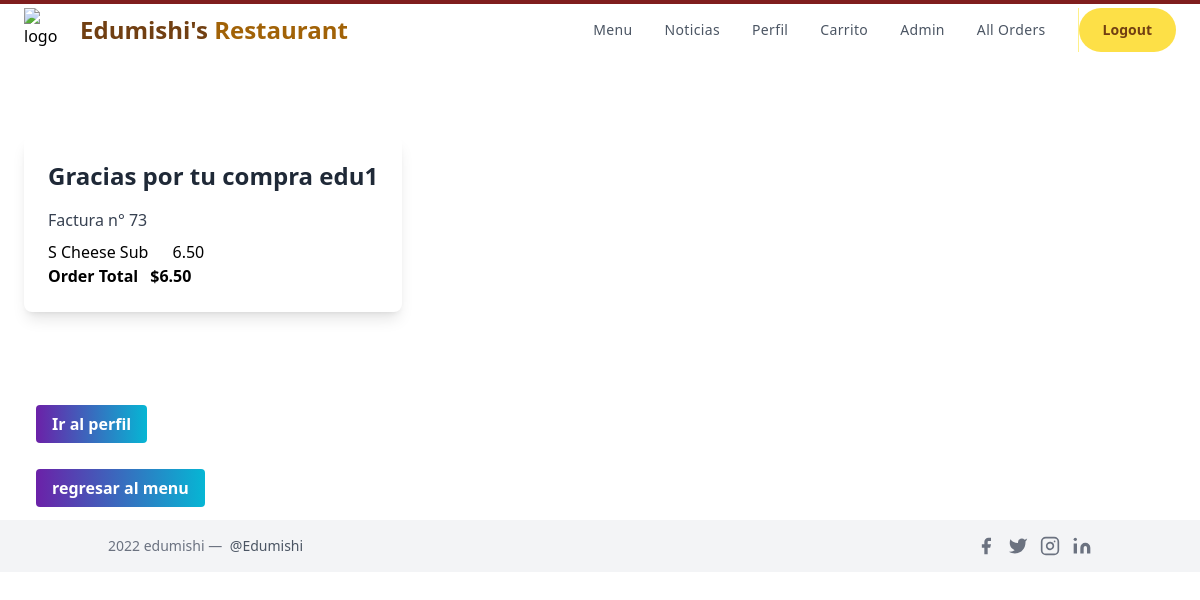
The page /success/ (signed in) on the database its author committed.
### orders/models.py (models this page shows, shortened)
class Order(models.Model):
    ref_code = models.CharField(max_length=15, blank=True)
    owner = models.ForeignKey(Profile, on_delete=models.SET_NULL, null=True)
    is_ordered = models.BooleanField(default=False)
    ordered_items = models.ManyToManyField(OrderItem)
    date_ordered = models.DateTimeField(auto_now=True)
    def get_cart_ordered_items(self):
        return self.ordered_items.all()
    def get_cart_total(self):
        return sum([item.menu_item.price for item in self.ordered_items.all()]
        + [item.extras_cost for item in self.ordered_items.all()])

class OrderItem(models.Model):
    menu_item = models.ForeignKey(Menu_Item,on_delete=models.CASCADE,
                                    blank=True, null=True)
    is_ordered = models.BooleanField(default=False)
    date_added = models.DateTimeField(auto_now=True)
    date_ordered = models.DateTimeField(null=True)
    is_topping =models.BooleanField(default=False)
    num_extras = models.IntegerField( blank=True, default=0)
    extras = models.CharField(max_length=400,  blank=True, null=True)
    extras_cost = models.DecimalField(max_digits=4,decimal_places=2, default = 0.00)
    ptoppings = models.CharField(max_length=400,  blank=True, null=True)

class Menu_Item(models.Model):
    MENU_CATEGORIES = (
    ('Pizza', 'Pizza'),
    ('Pasta', 'Pasta'),
    ('Subs', 'Subs'),
    ('Salad', 'Salad'),
    ('Dinner_Platter', 'Dinner_Platter'),
    ('Topping', 'Topping'),
    ('Extra', 'Extra'),
    ('Dessert', 'Dessert'),
    ('Pastry', 'Pastry'),
    ('Main', 'Main'),
    ('Appetizer', 'Appetizer'),
    ('Side', 'Side'),
    ('Miscellaneous', 'Miscellaneous')
    )
    SIZE_CATEGORIES = (
    ('Sm', 'Small'),
    ('Md', 'Medium'),
    ('Lg', 'Large'),
    ('XL', 'Extra_Large')
    )
    category = models.CharField(max_length=36, null=True, blank=True,
                                choices=MENU_CATEGORIES,
                                help_text='Categoría del elemento del menú.')
    name = models.CharField(max_length=128,
                            help_text='Nombre del elemento del menú')
    price =  models.DecimalField(max_digits=4, null=True, blank=True,
                                decimal_places=2, default=0.00)
    sizes = models.CharField(max_length=4, null=True, blank=True,
                                choices=SIZE_CATEGORIES,
                                help_text='Ingrese el tamaños \
                                            del elemento del menú')
    toppings = models.CharField( max_length=400, blank=True, null=True,
                                help_text='Introducir ingredientes')
    num_toppings = models.CharField(max_length=10, blank=True, null=True)

### orders/views.py (the view)
# urls.py: path('success/', views.success, name='success'),
@login_required()
def success(request, **kwargs):
    user_profile = get_object_or_404(Profile, user=request.user)
    finished_order = Order.objects.filter(owner=user_profile, is_ordered=True).last()
    context = {
        'order': finished_order,
    }
    return render(request, 'orders/purchase_success.html', context)

### orders/templates/orders/purchase_success.html (shortened to what this page needs)
{% extends 'orders/layout.html' %}
{% block template %}
{% load static %}
    <div class="container px-6 py-20 flex flex-wrap items-center content-center">
      <div class="bg-white p-6 rounded-lg shadow-lg">
        <h2 class="text-2xl font-bold mb-2 text-gray-800 mx-auto">Gracias por tu compra {{user.username}}</h2>
        <p class="text-gray-700 py-2">Factura n° {{order.id}} </p>
        <p class="text-gray-700">
          {% for item in order.get_cart_ordered_items %}
          {% if item.menu_item.category == "Subs" and item.num_extras == 0 %}
          <p>
            {{item.menu_item.sizes}}
            {{ item.menu_item.name }}
            {% if item.num_extras == 0 %}
              <span class="px-5">{{item.menu_item.price}}</span>
            {% endif %}
          </p>
          {% endif %}
          {% endfor %}
          <p><strong>Order Total</strong><span class="px-3"><strong>${{ order.get_cart_total }}</strong></span></p>
      </div>
    </div>
    <div class="container px-6 ml-3">
        <div class="container py-5">
          <a href="{% url 'orders:profile' %}" class="bg-gradient-to-r from-purple-800 to-cyan-500 hover:from-pink-500 hover:to-cyan-500 text-white font-bold py-2 px-4 rounded"
            >Ir al perfil </a>
        </div>
        <div class="container py-5">
          <a href="{% url 'orders:index' %}" class="bg-gradient-to-r from-purple-800 to-cyan-500 hover:from-pink-500 hover:to-cyan-500 text-white font-bold py-2 px-4 rounded "
      >regresar al menu </a>
        </div>
    </div>
{% endblock %}

### rows shown on the page
Order: id "73", get_cart_total "6.50"
OrderItem: menu_item.sizes "S", menu_item.name "Cheese Sub", menu_item.price "6.50"

### other values the page prints
{{ user.username }} "edu1"
